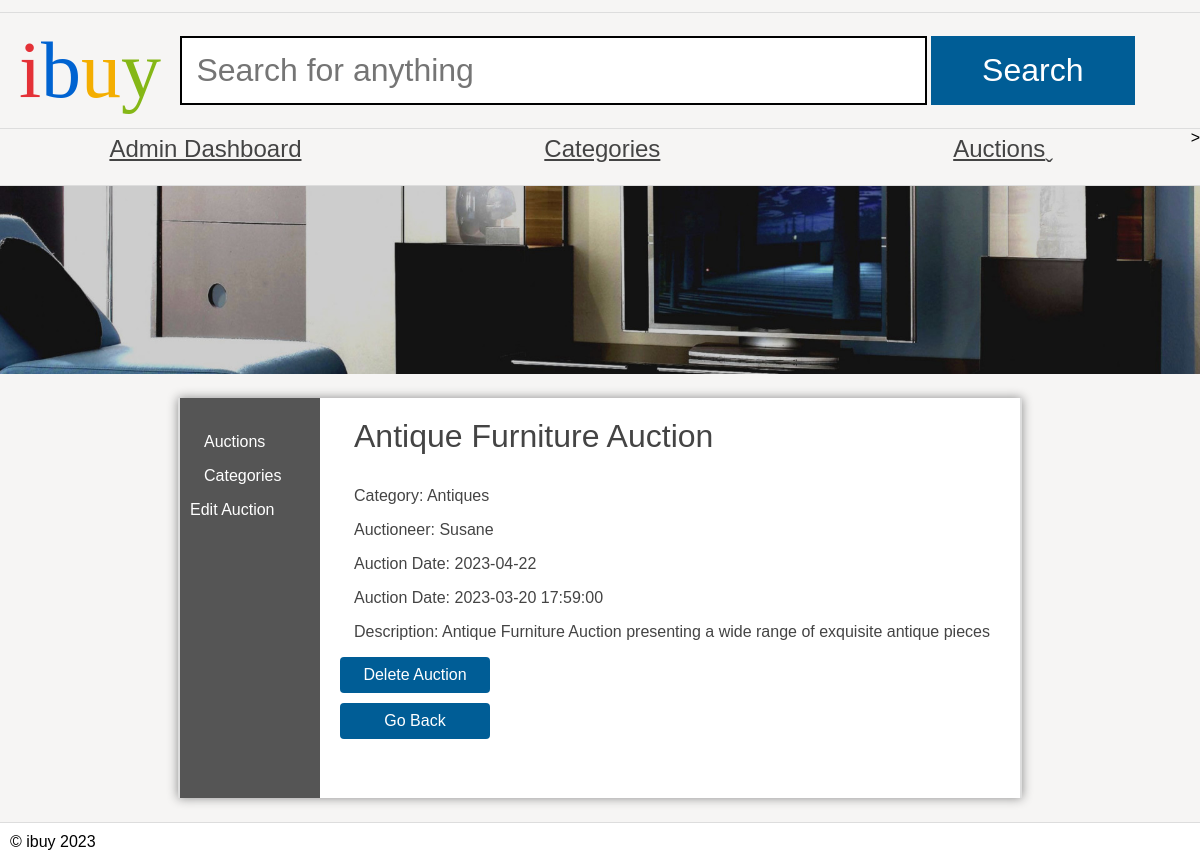
The app's page /Admin/viewauction.php?name=Antique+Furniture+Auction with its own data.
### tables this page shows
CREATE TABLE `auctions` (
  `auction_name` VARCHAR(90) NOT NULL PRIMARY KEY,
  `auctioneer` VARCHAR(90) DEFAULT NULL,
  `auctionDate` DATE DEFAULT NULL,
  `auction_end_time` TIMESTAMP DEFAULT NULL,  
  `categoryName` VARCHAR(20) DEFAULT NULL,
  `Description` LONGTEXT
);

### Admin/viewauction.php (the view, shortened to what this page needs)
<?php
require('../dataconnection/configuration.php');
if (isset($_GET['name'])) {
    $auctionName = $_GET['name'];
    $auctionStmt = $pdo->prepare('SELECT * FROM auctions WHERE auction_name = :auctionName');
    $auctionStmt->execute(['auctionName' => $auctionName]);
    $auction = $auctionStmt->fetch(PDO::FETCH_ASSOC);
    if ($auction) {
        echo '<!DOCTYPE html>
        <head>
            <link rel="stylesheet" href="/ibuy.css" />
        </head>
        <body>
            <header>
                <h1><span class="i">i</span><span class="b">b</span><span class="u">u</span><span class="y">y</span></h1>
                <form action="#">
                    <input type="text" name="search" placeholder="Search for anything" />
                    <input type="submit" name="submit" value="Search" />
                </form>
            </header>
            <nav>
                <ul>
                    <li><a href="admin_panel.php">Admin Dashboard</a></li>
                    <li><a href="categories.php">Categories</a></li>
                    <li><a href="Auctions.php">Auctions</a></li>>
                </ul>
            </nav>
            <img src="/banners/2.jpg" alt="Banner" />
            <main class="sidebar">
                <section class="left">
                    <ul>
                    <li><a href="Auctions.php">Auctions</a></li>
                    <li><a href="categories.php">Categories</a></li>
                    <div class="action-buttons">
                        <a href="editauction.php?name=' . $auction['auction_name'] . '">Edit Auction</a>
                    </div>
                    </ul>
                </section>
                <section class="right">
                    <h2>' . $auction['auction_name'] . '</h2>
                    <p>Category: ' . $auction['categoryName'] . '</p>
                    <p>Auctioneer: ' . $auction['auctioneer'] . '</p>
                    <p>Auction Date: ' . $auction['auctionDate'] . '</p>
                    <p>Auction Date: ' . $auction['auction_end_time'] . '</p>
                    <p>Description: ' . $auction['Description'] . '</p>
                    <div class="action-buttons">
                        <a class="button" href="deleteauction.php?name=' . $auction['auction_name'] . '">Delete Auction</a>
                    </div>
                    <div class="action-buttons">
                        <a class="button" href="javascript:history.go(-1)">Go Back</a>
                    </div>
                </section>
            </main>
        </body>
        </html>';
    } else {
        echo 'Auction not found';
    }
} else {
    echo 'Invalid request';
}
?>
<footer>
&copy; ibuy <?php echo date("Y"); ?>
</footer>

### ibuy.css (style rules this page uses)
* { margin: 0; padding: 0; }
body { font-family: 'Oxygen-Regular', sans-serif; background-color: #f6f5f4; max-width: 100vw; overflow-x: hidden; }
h1, h2, h3, h4 { font-weight: normal; }
a, a:visited { color: #444; }
header { margin-top: 1vw; font-family: 'Univers-Light-Normal'; display: grid; grid-template-columns: 15% 85%; align-items: center; padding-top: 1vw; padding-bottom: 1vw; border-top: 1px solid #ddd; border-bottom: 1px solid #ddd; }
header h1 { text-align: center; font-size: 5em; }
form { display: block; }
header form input[type=text] { border: 3px solid black; font-size: 2em; padding: 0.5em; width: 70%; }
body > img { width: 100vw; }
header form input[type=submit] { background-color: #005d96; color: white; width: 20%; font-size: 2em; padding: 0.5em; cursor: pointer; border: 0; }
header .i { color: #e43137; }
header .b { color: #0063d1; }
header .u { color: #f4ae01; }
header .y { color: #85b716; }
body > nav { border-bottom: 1px solid #ddd; }
body > nav ul li:last-child a:after { content: 'ˬ'; position: absolute; }
body > nav ul { display: flex; width: 100vw; list-style-type: none; }
body > nav ul li { flex: 1; }
body > nav ul li a { display: block; text-align: center; padding-top: 0.5vw; padding-bottom: 0.5vw; font-size: 1.5em; }
main { padding: 3vw; display: block; overflow: hidden; width: 80vw; margin: auto; border-left: 2px solid #ddd; border-right: 2px solid #ddd; }
footer { margin-top: 5vw; border-top: 1px solid #ddd; }

### Admin/viewauction.php (style rules this page uses)
header form input[type="text"] { border: 2px solid black; font-size: 2em; padding: 0.45em; width: 70%; }
.sidebar { align-items: center; padding: 0; margin-top: 2vw; }
.sidebar .left { width: 20%; background-color: #555; padding: 10px; list-style-type: none; }
.sidebar .right { flex: 1; padding: 20px; }
footer { margin-top: 2vw; }
body { display: flex; flex-direction: column; min-height: 100vh; }
main { flex: 1; }
.action-buttons { display: flex; flex-direction: column; align-items: flex-start; gap: 10px; }
.button { display: inline-block; padding: 8px 25px; background-color: #4CAF50; color: #fff; text-decoration: none; border-radius: 4px; border: none; }
.button { display: inline-block; padding: 8px 25px; margin-right: 10px; background-color: #005d96; color: #fff; text-decoration: none; border-radius: 4px; border: none; min-width: 120px; text-align: center; line-height: 20px; }
.button { display: inline-block; padding: 8px 15px; background-color: #005d96; color: #fff; text-decoration: none; border-radius: 4px; border: none; }
main { min-height: 50vh; background-color: #fff; width: 70vw; display: block; margin: auto; box-shadow: 0px 0px 10px #888; color:#444; }
main h2 { font-size:2em; }
footer { background-color: #fff; padding: 10px; color: #000; }
.left ul { list-style-type: none }
section a { color: #444; }
p, li, h2 { margin-bottom: 1em; margin-left: 14px; }
.stock, .sidebar { display: table; }
.stock > ul, .sidebar .left { width: 10vw; list-style-type: none; display: table-cell; padding: 10px; background-color: #555; margin: 0; }
.stock .products, .sidebar .right { display: table-cell; padding: 20px; }
.stock > ul a, .sidebar .left a { color: white; text-decoration: none; }
.right { padding: 20px; }

### records on screen
auctions: auction_name "Antique Furniture Auction", categoryName "Antiques", auctioneer "Susane", auctionDate "2023-04-22", auction_end_time "2023-03-20 17:59:00", Description "Antique Furniture Auction presenting a wide range of exquisite antique pieces"
